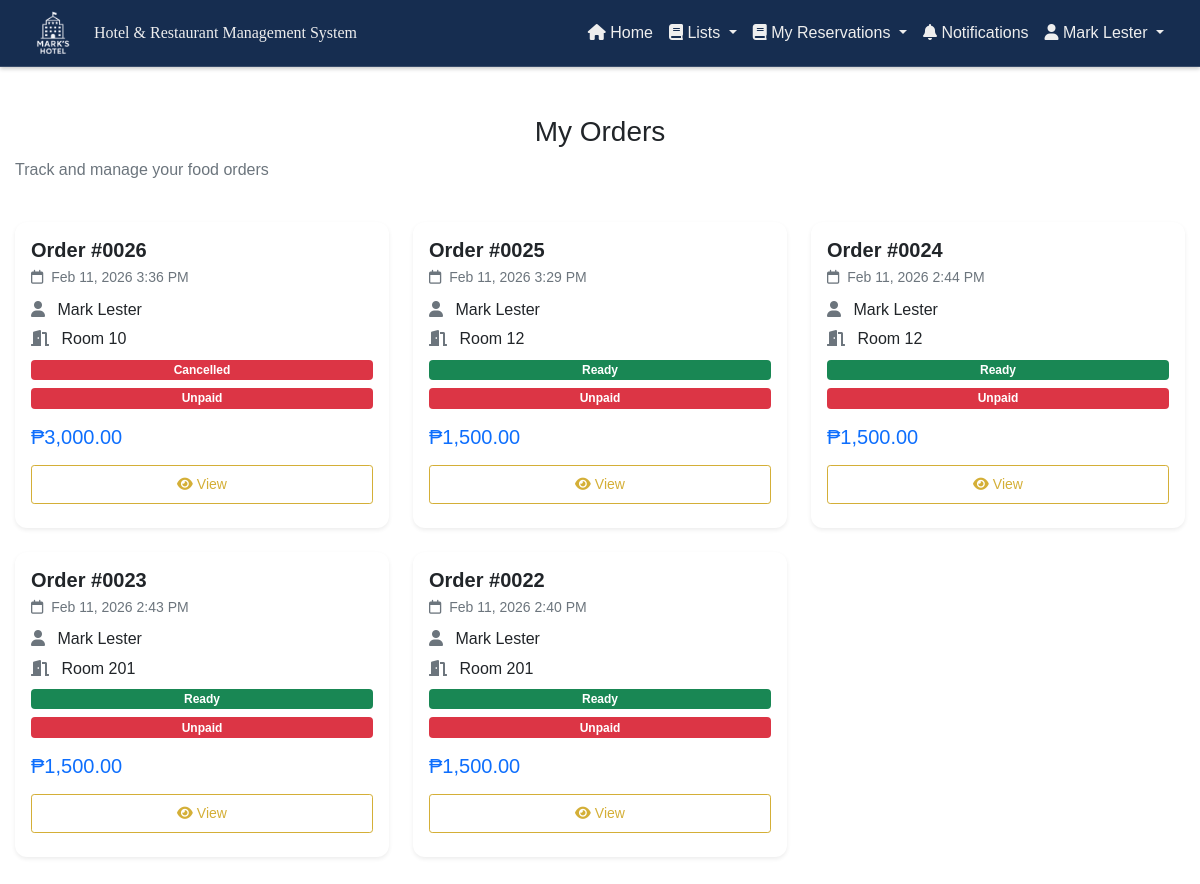
Before: /views/myOrders.php (signed in) with the older database file.
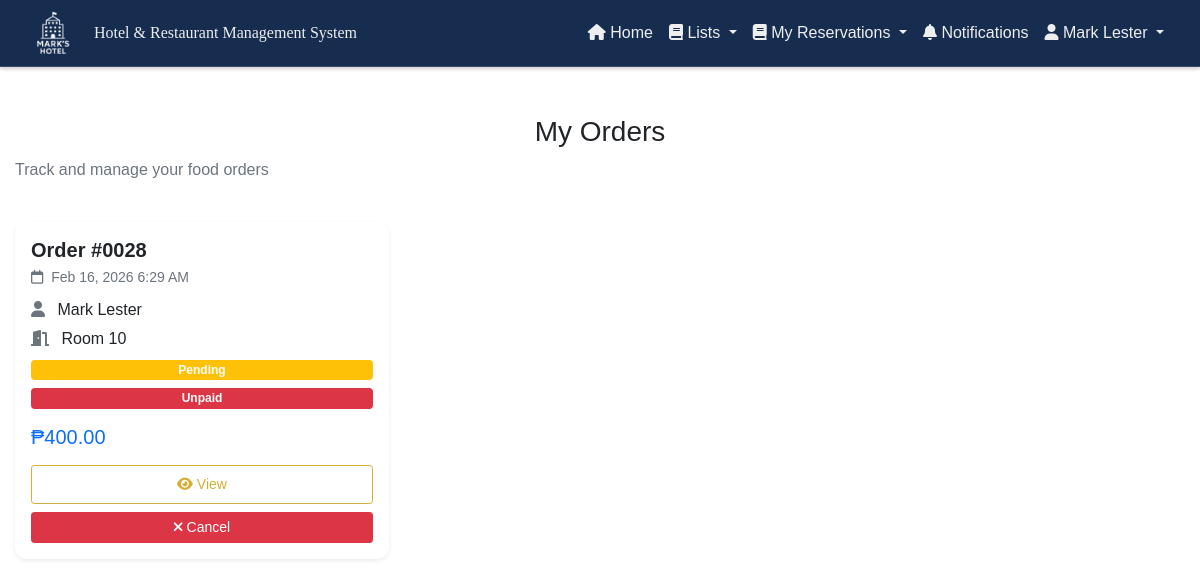
After: the same page with the newer database file.
### tables this page shows
CREATE TABLE `orders` (
  `order_id` int(11) NOT NULL,
  `user_id` int(11) NOT NULL,
  `room_number` varchar(10) NOT NULL,
  `total_amount` decimal(10,2) NOT NULL,
  `order_status` enum('pending','preparing','ready','delivered','cancelled') DEFAULT 'pending',
  `payment_status` enum('unpaid','paid') DEFAULT 'unpaid',
  `payment_method` varchar(50) NOT NULL,
  `special_instructions` text DEFAULT NULL,
  `ordered_at` timestamp NOT NULL DEFAULT current_timestamp(),
  `delivered_at` timestamp NULL DEFAULT NULL
);

CREATE TABLE `users` (
  `user_id` int(11) NOT NULL,
  `name` varchar(255) NOT NULL,
  `address` varchar(50) NOT NULL,
  `email` varchar(50) NOT NULL,
  `password` varchar(50) NOT NULL,
  `role` varchar(20) DEFAULT NULL,
  `phone` tinytext DEFAULT NULL
);

### controllers/userOrdersController.php (called while the page is built, shortened)
<?php
require_once '../models/client/ordersModel.php';
require_once '../components/connection.php';
$userOrders = new ordersModel();
    try {
        $user_id = $_SESSION['user_id'];
        $orders = $userOrders->getUserOrders($con, $user_id);
    } catch(Exception $e) {
        throw new Exception("Error getting Orders ". $e->getMessage(), 500);
    }

### models/client/ordersModel.php (called while the page is built, shortened)
<?php
class ordersModel {
    public function getUserOrders($con, $user_id) {
        try {
            $query = "SELECT o.*, u.name as customer_name
                      FROM orders o
                      JOIN users u ON o.user_id = u.user_id
                      WHERE o.user_id = ?
                      ORDER BY o.ordered_at DESC";
            $stmt = $con->prepare($query);
            $stmt->bind_param("i", $user_id);
            $stmt->execute();
            $result = $stmt->get_result();
            $orders = [];
            while($row = mysqli_fetch_assoc($result)) {
                $orders[] = $row;
            }
            return $orders;
        } catch(Exception $e) {
            throw new Exception("Error getting user orders: " . $e->getMessage(), 500);
        }
    }
}
?>

### views/myOrders.php (the view, shortened to what this page needs)
<?php
require_once '../controllers/userOrdersController.php';
?>
<!DOCTYPE html>
<html lang="en">
<head>
    <link href="https://cdn.jsdelivr.net/npm/bootstrap@5.0.2/dist/css/bootstrap.min.css" rel="stylesheet">
    <link rel="stylesheet" href="https://cdnjs.cloudflare.com/ajax/libs/font-awesome/6.0.0-beta3/css/all.min.css">
    <link rel="stylesheet" href="../css/customAdminHeader.css">
    <link rel="stylesheet" href="../css/clientNavbar.css">
    <link rel="stylesheet" href="../css/notifications.css">
    <link rel="stylesheet" href="../css/home.css">
</head>
<body>
    <?php require_once '../components/header.php'; ?>
    <div class="container my-5">
        <div class="row mb-4">
            <div class="col-12">
                <h3 class="text-center">
                    My Orders
                </h3>
                <p class="text-muted">Track and manage your food orders</p>
            </div>
        </div>
            <?php if (!empty($orders)): ?>
                <div class="row g-4">
                    <?php foreach($orders as $order): ?>
                        <?php
                        $statusColors = [
                            'pending' => 'warning',
                            'preparing' => 'info',
                            'ready' => 'success',
                            'delivered' => 'primary',
                            'cancelled' => 'danger'
                        ];
                        $statusColor = $statusColors[$order['order_status']] ?? 'secondary';
                        ?>
                        <div class="col-lg-4 col-md-6 col-12">
                            <div class="card shadow-sm h-100 border-0">
                                <div class="card-body d-flex flex-column">
                                    <h5 class="fw-bold mb-1">
                                        Order #<?= str_pad($order['order_id'], 4, '0', STR_PAD_LEFT) ?>
                                    </h5>
                                    <small class="text-muted mb-2">
                                        <i class="far fa-calendar me-1"></i>
                                        <?= date('M d, Y g:i A', strtotime($order['ordered_at'])) ?>
                                    </small>
                                    <p class="mb-1">
                                        <i class="fas fa-user text-secondary me-2"></i>
                                        <?= htmlspecialchars($order['customer_name']) ?>
                                    </p>
                                    <p class="mb-2">
                                        <i class="fas fa-door-open text-secondary me-2"></i>
                                        Room <?= htmlspecialchars($order['room_number']) ?>
                                    </p>
                                    <span class="badge bg-<?= $statusColor ?> mb-2">
                                        <?= ucfirst($order['order_status']) ?>
                                    </span>
                                    <span class="badge bg-<?= $order['payment_status'] === 'paid' ? 'success' : 'danger' ?> mb-3">
                                        <?= ucfirst($order['payment_status']) ?>
                                    </span>
                                    <h5 class="text-primary mb-3">
                                        ₱<?= number_format($order['total_amount'], 2) ?>
                                    </h5>
                                    <div class="mt-auto">
                                        <a href="order-details.php?id=<?= $order['order_id'] ?>"
                                        class="btn btn-sm btn-outline-primary w-100 mb-2">
                                            <i class="fas fa-eye me-1"></i>View
                                        </a>
                                        <?php if ($order['order_status'] === 'pending'): ?>
                                            <button onclick="cancelOrder(<?= $order['order_id'] ?>)"
                                                    class="btn btn-sm btn-danger w-100">
                                                <i class="fas fa-times me-1"></i>Cancel
                                            </button>
                                        <?php endif; ?>
                                    </div>
                                </div>
                            </div>
                        </div>
                    <?php endforeach; ?>
                </div>
        <?php endif; ?>
    </div>
</body>
</html>

### components/header.php (shortened to what this page needs)
<nav class="navbar navbar-expand-lg custom-navbar">
    <div class="container-fluid">
        <img src="../images/final.png" alt="" class="me-3" style="height: 50px;">
        <a class="navbar-brand" id="navbarTitle" href="home.php">
        </a>
        <div class="collapse navbar-collapse" id="navbarNav">
            <ul class="navbar-nav ms-auto">
                <li class="nav-item">
                    <a class="nav-link" aria-current="page" href="home.php">
                        <i class="fas fa-home"></i> Home
                    </a>
                </li>
                <li class="nav-item dropdown">
                    <a class="nav-link dropdown-toggle" href="#" id="bookingsDropdown" role="button" data-bs-toggle="dropdown" aria-expanded="false">
                        <i class="fas fa-book"></i> Lists
                    </a>
                </li>
                <li class="nav-item dropdown">
                    <a class="nav-link dropdown-toggle" href="#" id="bookingsDropdown" role="button" data-bs-toggle="dropdown" aria-expanded="false">
                        <i class="fas fa-book"></i> My Reservations
                    </a>
                </li>
                <li class="nav-item">
                    <a class="nav-link position-relative" aria-current="page" href="#" id="notificationLink">
                        <i class="fas fa-bell"></i> Notifications
                        <span class="notification-badge"></span>
                    </a>
                </li>
                <li class="nav-item dropdown">
                    <a class="nav-link dropdown-toggle" href="#" id="userDropdown" role="button" data-bs-toggle="dropdown" aria-expanded="false">
                        <i class="fas fa-user"></i> <?php echo htmlspecialchars($_SESSION['name'] ?? 'User'); ?>
                    </a>
                </li>
            </ul>
        </div>
    </div>
</nav>

### css/customAdminHeader.css (style rules this page uses)
.custom-navbar { background-color: #162d50; border-bottom: 1px solid rgba(255, 255, 255, 0.15); box-shadow: 0 2px 4px rgba(0, 0, 0, 0.2); padding: 0.5rem 1rem; }
.custom-navbar .navbar-brand, .custom-navbar .nav-link, .custom-navbar .dropdown-toggle { color: #eee !important; font-weight: 500; font-size: 1rem; }

### css/clientNavbar.css (style rules this page uses)
* { margin: 0; padding: 0; box-sizing: border-box; }
.container { position: relative; z-index: 1; }

### css/notifications.css (style rules this page uses)
:root { --bg-primary: #0a0e27; --bg-secondary: #141937; --bg-card: #1a1f3a; --accent-blue: #00d4ff; --accent-cyan: #00bcd4; --accent-purple: #6b5ce7; --text-primary: #ffffff; --text-secondary: #8b92b8; --success: #00ff88; --warning: #ffb800; --danger: #ff4757; }
.notification-badge { position: absolute; top: -5px; right: -5px; font-size: 0.75rem; padding: 0.25em 0.4em; border-radius: 50%; }
#notificationLink { position: relative; cursor: pointer; }

### css/home.css (style rules this page uses)
:root { --bg-primary: #0a0e27; --bg-secondary: #141937; --bg-card: #1a1f3a; --accent-blue: #00d4ff; --accent-cyan: #00bcd4; --accent-purple: #6b5ce7; --text-primary: #ffffff; --text-secondary: #8b92b8; --success: #00ff88; --warning: #ffb800; --danger: #ff4757; }
* { margin: 0; padding: 0; box-sizing: border-box; }
body { font-family: 'Arial', sans-serif; line-height: 1.6; display: flex; flex-direction: column; min-height: 100vh; }
h1, h2, h3, h4, h5, h6 { font-family: 'Arial', sans-serif; font-weight: 500; }
.container { max-width: 1200px; margin: 0 auto; padding: 0 15px; }
.navbar-brand { color: #c9974c !important; font-family: 'Times New Roman', serif; font-weight: 600; }
.btn-outline-primary { color: #d4af37; border-color: #d4af37; padding: 8px 20px; font-weight: 500; transition: all 0.3s ease; }
body { margin: 0; }
.card { border-radius: 12px; }

Changed rows visible on the page:
removed orders: order_id "0026", ordered_at "Feb 11, 2026 3:36 PM", user.name "Mark Lester", room_number "10", order_status "Cancelled", payment_status "Unpaid", total_amount "3,000.00"
removed orders: order_id "0025", ordered_at "Feb 11, 2026 3:29 PM", user.name "Mark Lester", room_number "12", order_status "Ready", payment_status "Unpaid", total_amount "1,500.00"
removed orders: order_id "0024", ordered_at "Feb 11, 2026 2:44 PM", user.name "Mark Lester", room_number "12", order_status "Ready", payment_status "Unpaid", total_amount "1,500.00"
removed orders: order_id "0023", ordered_at "Feb 11, 2026 2:43 PM", user.name "Mark Lester", room_number "201", order_status "Ready", payment_status "Unpaid", total_amount "1,500.00"
removed orders: order_id "0022", ordered_at "Feb 11, 2026 2:40 PM", user.name "Mark Lester", room_number "201", order_status "Ready", payment_status "Unpaid", total_amount "1,500.00"
added orders: order_id "0028", ordered_at "Feb 16, 2026 6:29 AM", user.name "Mark Lester", room_number "10", order_status "Pending", payment_status "Unpaid", total_amount "400.00"
